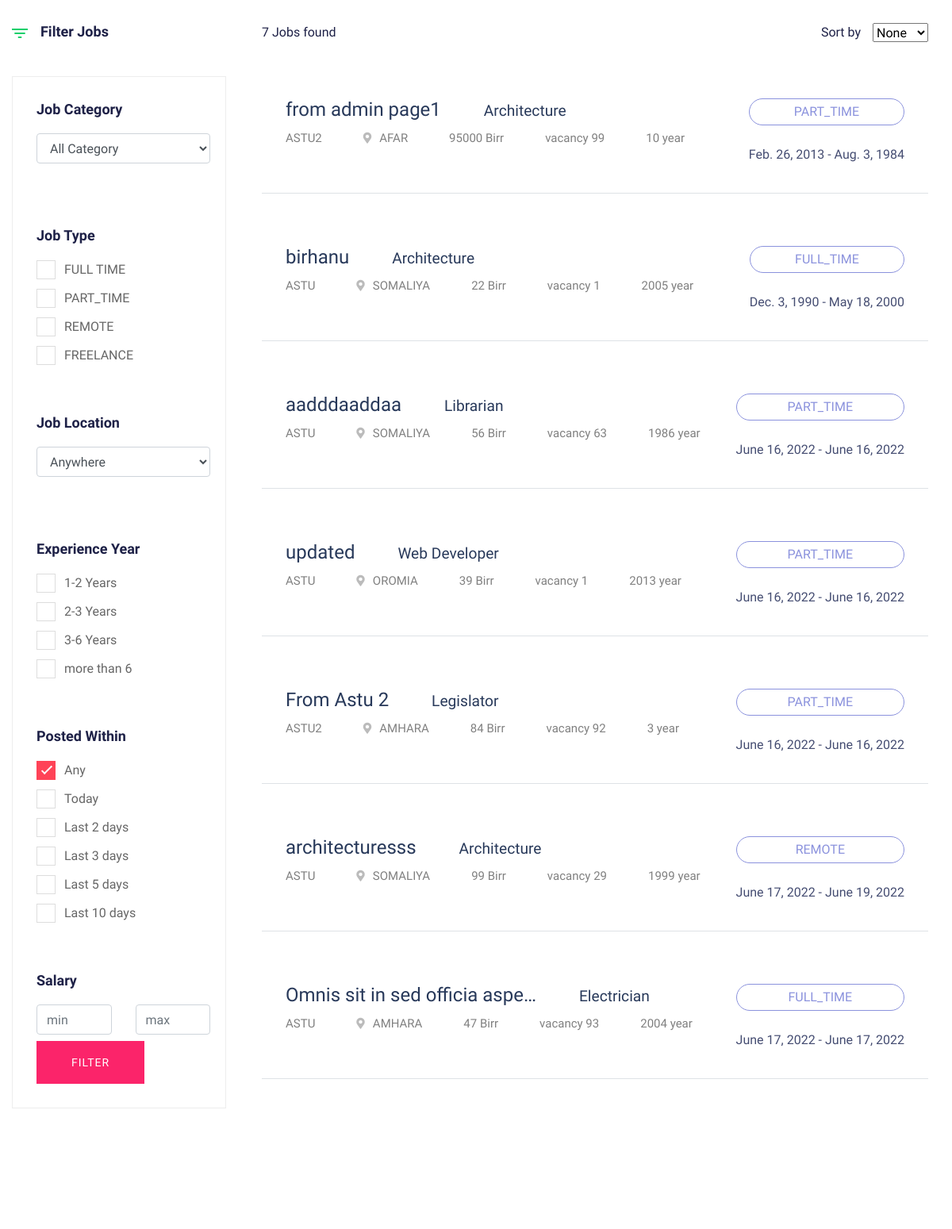
The page /job-list/ (middle part) on the database as committed earlier.
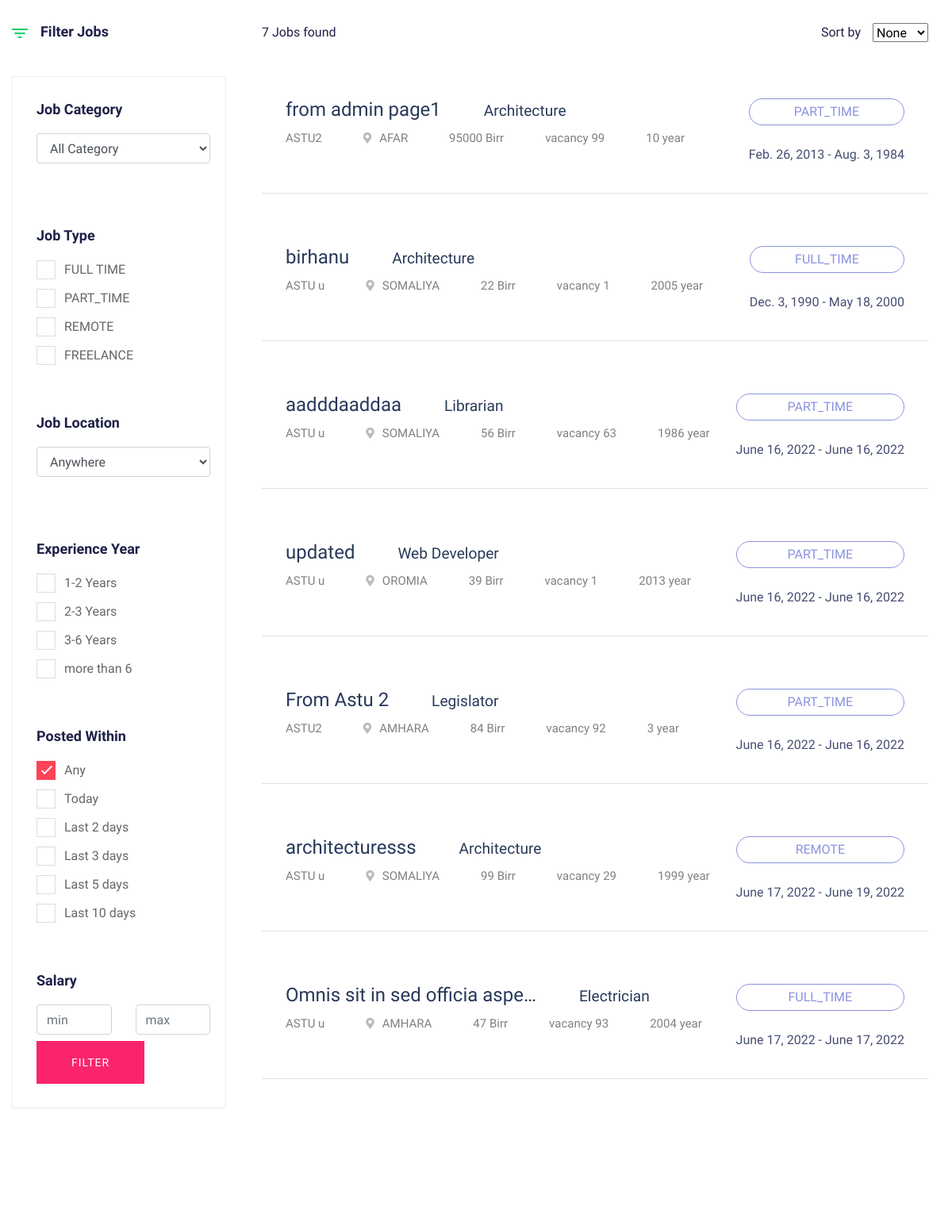
The same page on the database as committed later.
### apps/jobsearch/models.py (models this page shows, shortened)
class Job(models.Model):
    company = models.ForeignKey(Company,on_delete=models.CASCADE)
    start_date = models.DateField()
    end_date = models.DateField()
    title = models.CharField(max_length=300)
    description = models.TextField()
    category = models.CharField(max_length=40,choices=JOB_CATEGORIES)
    requirement = models.TextField(help_text='requirements for job')
    education_level = models.CharField(max_length=15,choices=EDUCATIONAL_LEVEL_CHOICES)
    experience = models.TextField(help_text='required experience for job')
    experience_year = models.IntegerField(default=0)
    salary = models.IntegerField(default=0)
    type = models.CharField(max_length=15,choices=JOB_TYPE_CHOICES)
    region = models.CharField(max_length=30,choices=REGION_CHOICES)
    vacancy = models.IntegerField(default=1)
    created_at = models.DateTimeField(auto_now_add=True)
    updated_at = models.DateTimeField(auto_now=True)

class Company(models.Model):
    employee = models.OneToOneField(User, on_delete=models.CASCADE)
    name = models.CharField(max_length=300)
    region = models.CharField(max_length=30,choices=REGION_CHOICES)
    city = models.CharField(max_length=15,choices=CITY_CHOICE)
    document = models.FileField(upload_to="company",blank=True,null=True)
    description = models.TextField()
    created_at = models.DateTimeField(auto_now_add=True)
    updated_at = models.DateTimeField(auto_now=True)
    email = models.EmailField()
    status = models.BooleanField(default=False)

### apps/jobsearch/views.py (the view, shortened to what this page needs)
# urls.py: path('job-list/',views.job_list,name='job-list'),
def job_list(request,category=None):
    jobs = Job.objects.all()
    query = request.GET
    if category:
        jobs = Job.objects.filter(category=category)
    context = {
        'jobs':jobs,
        'job_category':JOB_CATEGORIES,
        'job_location':REGION_CHOICES,
        'job_type':JOB_TYPE_CHOICES
    }
    return render(request, 'jobsearch/job_listing.html',context=context)

### apps/jobsearch/templates/jobsearch/job_listing.html (shortened to what the changed rows need)
{% extends 'base.html' %}
{%load static%}
{%block content%}
<div class="job-listing-area pt-120 pb-120">
  <div class="container">
    <div class="row">
      <div class="col-xl-9 col-lg-9 col-md-8">
        <section class="featured-job-area">
          <div class="container">
            {% for job in jobs %}
            <div class="single-job-items mb-30 border-bottom border-bottom-1">
              <div class="job-items">
                <div class="job-tittle job-tittle2">
                  <a href="{% url 'job-detail' job.id %}">
                    <h4>{{job.title|truncatechars:30}}
                      <small class="ml-5"> {{job.category}}</small>
                    </h4>
                  </a>
                  <ul>
                    <li>{{job.company.name}}</li>
                    <li><i class="fas fa-map-marker-alt"></i>{{job.region}}</li>
                    <li>{{job.salary}} Birr</li>
                    <li>vacancy {{job.vacancy}}</li>
                    <li >{{job.experience_year}} year</li>
                  </ul>
                </div>
              </div>
              <div class="items-link items-link2 f-right">
                <a href="{%url 'job-detail' job.id%} ">{{job.type}}</a>
                <span>{{job.start_date}} - {{job.end_date}}</span>
              </div>
            </div>
            {% endfor %}
          </div>
        </section>
      </div>
    </div>
  </div>
</div>
{%endblock%}

Rows that differ between the two databases and show on the page:
changed through a linked row, Job "birhanu": company.name "ASTU" → "ASTU u"
changed Job "aadddaaddaa": company.name "ASTU" → "ASTU u"
changed through a linked row, Job "updated": company.name "ASTU" → "ASTU u"
changed through a linked row, Job "architecturesss": company.name "ASTU" → "ASTU u"
changed through a linked row, Job "Electrician": company.name "ASTU" → "ASTU u"
